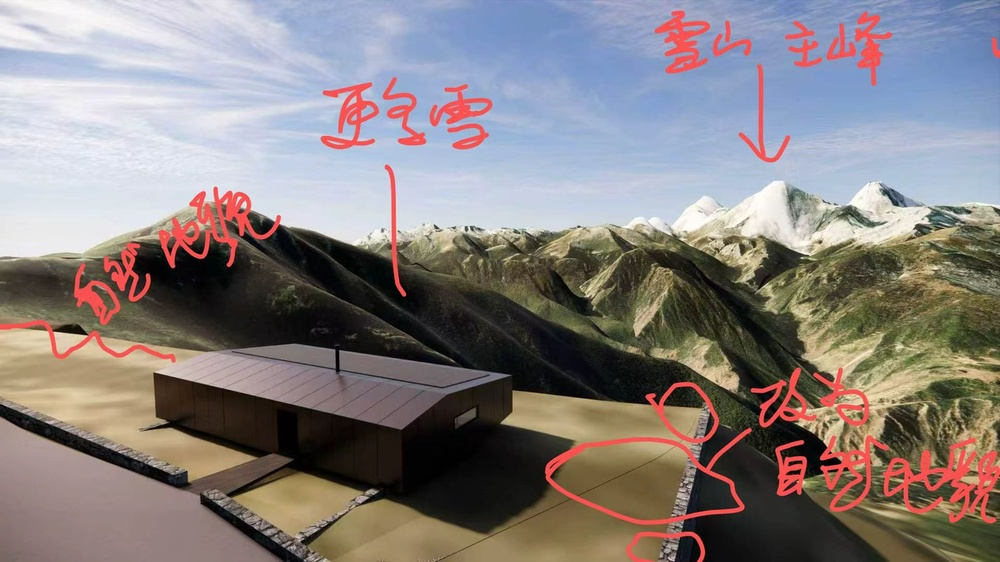
#> input picture mana_cafe/refs/sketch.jpg, 1000 x 562 px, shrunk from 1920 x 1079 before the run
$ python tiles.py ../refs/sketch.jpg 5 5
#> lines starting #> are read from the running program, lines starting #| are printed output that depends on the picture
#!/usr/bin/env python3
"""tiles.py <image> [cols rows] : cut a render into overlapping tiles next to it (name_r<row>c<col>.jpg) for
region-by-region inspection at full resolution."""
import sys, os
from PIL import Image
src = sys.argv[1]
cols = int(sys.argv[2]) if len(sys.argv) > 2 else 3
rows = int(sys.argv[3]) if len(sys.argv) > 3 else 2
im = Image.open(src).convert('RGB')
#> im is the input picture: PIL image 1000x562 RGB; mean R, G, B 135.1, 128, 127.2
W, H = im.size
#> W = 1000; H = 562
tw, th = W // cols, H // rows
#> tw = 200; th = 112
base = os.path.splitext(src)[0]
for r in range(rows):
    for c in range(cols):
        box = (max(0, c * tw - 40), max(0, r * th - 40), min(W, (c + 1) * tw + 40), min(H, (r + 1) * th + 40))
        im.crop(box).save('%s_r%dc%d.jpg' % (base, r, c), quality=92)
#> this loop made 5 passes
#> pass 1, `im.crop(box).save('%s_r%dc%d.jpg' % (base, r, c), quality=92)`:
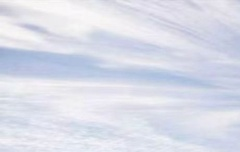
#> saved as sketch_r0c0.jpg: PIL image 240x152 RGB; mean R, G, B 218.1, 221.3, 233.6
#> pass 1, `im.crop(box).save('%s_r%dc%d.jpg' % (base, r, c), quality=92)`:
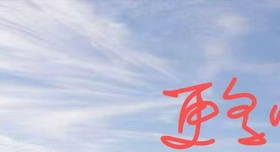
#> saved as sketch_r0c1.jpg: PIL image 280x152 RGB; mean R, G, B 189.4, 190.7, 213.7
#> pass 1, `im.crop(box).save('%s_r%dc%d.jpg' % (base, r, c), quality=92)`:
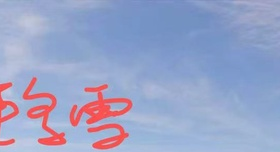
#> saved as sketch_r0c2.jpg: PIL image 280x152 RGB; mean R, G, B 153.6, 163.7, 199.7
#> pass 1, `im.crop(box).save('%s_r%dc%d.jpg' % (base, r, c), quality=92)`:
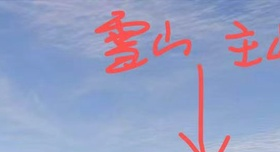
#> saved as sketch_r0c3.jpg: PIL image 280x152 RGB; mean R, G, B 150.3, 157.5, 193.1
print(base, W, H, cols, rows)
#| ../refs/sketch 1000 562 5 5
